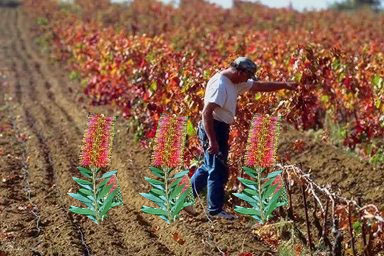
#> input picture sample/sample6.jpg, 384 x 256 px
$ python gradient.py
#> lines starting #> are read from the running program, lines starting #| are printed output that depends on the picture
import numpy as np
import matplotlib.pyplot as plt
from PIL import Image

def load_image(file_path):
    # Load an image from the file path
#> called with file_path = 'sample/sample6.jpg'
    image = Image.open(file_path)
#> image is the input picture: PIL image 384x256 RGB; mean R, G, B 133, 96.6, 72.6
    # Convert the image to grayscale and then to a numpy array
    image = image.convert('L')
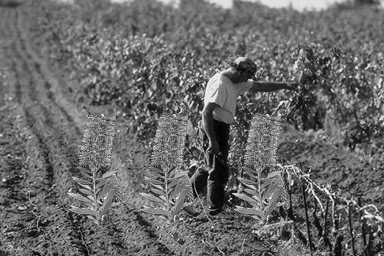
#> image: PIL image 384x256 L; min 1, max 251, mean 104.7
    image_array = np.array(image)
    return image_array

def compute_derivatives(image):
    # Calculate the derivative in the y-direction
    dy = np.diff(image, axis=0, prepend=image[:1,:])
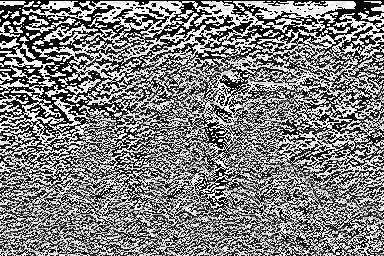
#> dy: shape (256, 384); min 0, max 255, mean 126.6

    # Calculate the derivative in the x-direction
    dx = np.diff(image, axis=1, prepend=image[:,:1])
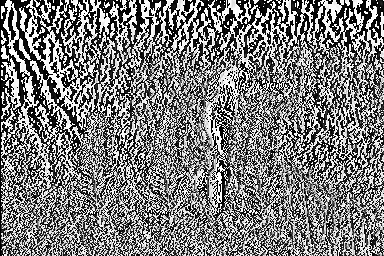
#> dx: shape (256, 384); min 0, max 255, mean 124.6

    return dy, dx

def compute_gradient_magnitude(dy, dx):
    # Compute the magnitude of the gradient
    gradient_magnitude = np.sqrt(dy**2 + dx**2)
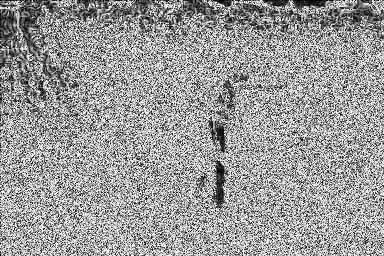
#> gradient_magnitude: shape (256, 384) float16; min 0, max 15.91, mean 9.65; drawn with min black and max white
    return gradient_magnitude

def compute_gradient_direction(dy, dx):
    # Compute the gradient direction using arctan2
    gradient_direction = np.arctan2(dy, dx)
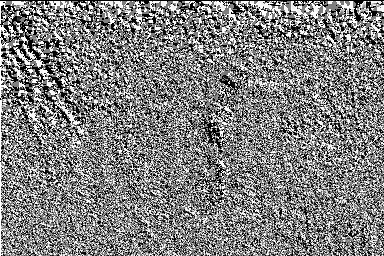
#> gradient_direction: shape (256, 384) float16; min 0, max 1.57, mean 0.789; drawn with min black and max white
    return gradient_direction

def plot_results(image, dy, dx, gradient_magnitude, gradient_direction):
    # Plotting the original and processed images
    fig, axes = plt.subplots(1, 5, figsize=(24, 6))
    axes[0].imshow(image, cmap='gray')
    axes[0].set_title('Original Image')
    axes[0].axis('off')

    axes[1].imshow(dy, cmap='gray')
    axes[1].set_title('Derivative in Y Direction')
    axes[1].axis('off')

    axes[2].imshow(dx, cmap='gray')
    axes[2].set_title('Derivative in X Direction')
    axes[2].axis('off')

    axes[3].imshow(gradient_magnitude, cmap='gray')
    axes[3].set_title('Gradient Magnitude')
    axes[3].axis('off')

    axes[4].imshow(gradient_direction, cmap='hsv')
    axes[4].set_title('Gradient Direction')
    axes[4].axis('off')

    plt.show()

def plot_histograms(gradient_magnitude, gradient_direction):
    # Convert the direction from radians to degrees for easier interpretation
    gradient_direction_degrees = np.degrees(gradient_direction)

    # Plot histograms
    fig, axes = plt.subplots(1, 2, figsize=(12, 6))

    # Histogram of gradient magnitude
    axes[0].hist(gradient_magnitude.ravel(), bins=50, color='blue', alpha=0.7)
    axes[0].set_title('Histogram of Gradient Magnitude')
    axes[0].set_xlabel('Gradient Magnitude')
    axes[0].set_ylabel('Frequency')

    # Histogram of gradient direction
    axes[1].hist(gradient_direction_degrees.ravel(), bins=50, color='green', alpha=0.7)
    axes[1].set_title('Histogram of Gradient Direction')
    axes[1].set_xlabel('Gradient Direction (degrees)')
    axes[1].set_ylabel('Frequency')

    plt.tight_layout()
    plt.show()
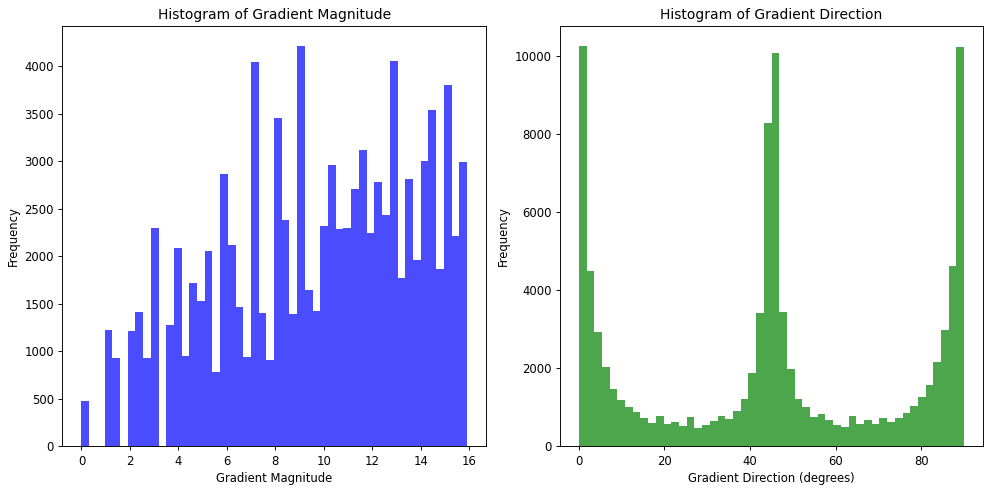
#> figure drawn by matplotlib, 2 panels; panel 1: tallest bar 4209 high, from x = 8.91 to 9.23; panel 2: tallest bar 10266 high, from x = 0 to 1.8

file_path = 'sample/sample6.jpg'  # Replace with the path to your image file
image = load_image(file_path)

# Compute derivatives
dy, dx = compute_derivatives(image)

# Compute gradient magnitude
gradient_magnitude = compute_gradient_magnitude(dy, dx)

# Compute gradient direction
gradient_direction = compute_gradient_direction(dy, dx)

# Plot the results
plot_results(image, dy, dx, gradient_magnitude, gradient_direction)

plot_histograms(gradient_magnitude, gradient_direction)

$ run again, with sample/sample1.jpg copied over sample/sample6.jpg
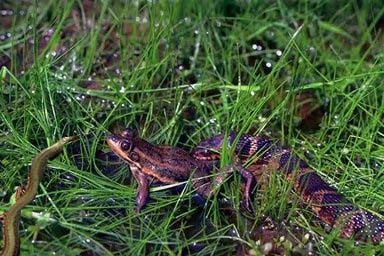
#> input picture sample/sample1.jpg, 384 x 256 px
#> in load_image, image is the input picture: PIL image 384x256 RGB; mean R, G, B 70.4, 88.2, 57.7
#> image: PIL image 384x256 L
#> in compute_gradient_direction, `gradient_direction = np.arctan2(dy, dx)`:
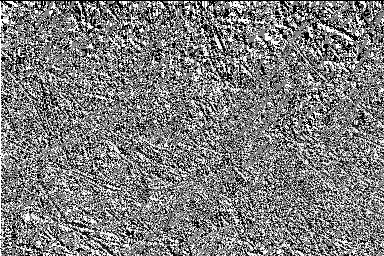
#> gradient_direction: shape (256, 384) float16; min 0, max 1.57, mean 0.776; drawn with min black and max white
#> in plot_histograms, `plt.show()`:
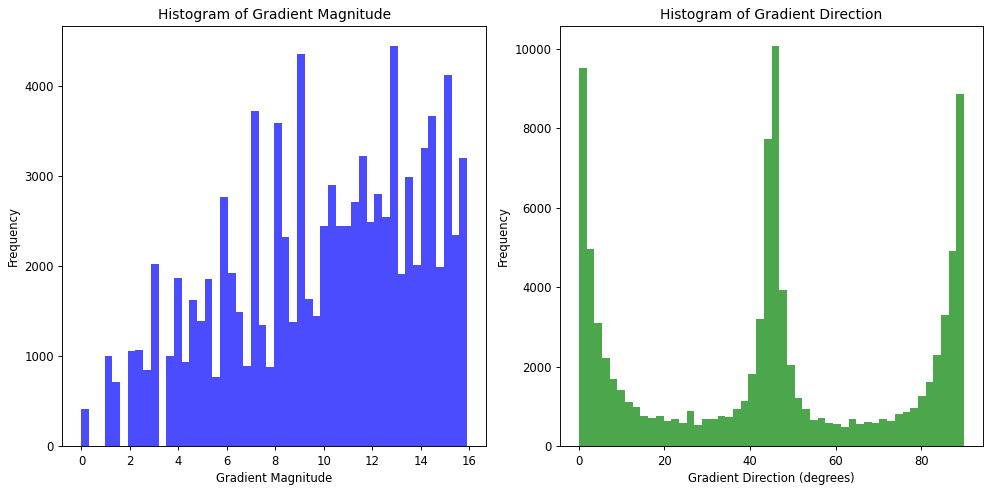
#> figure drawn by matplotlib, 2 panels; panel 1: tallest bar 4440 high, from x = 12.73 to 13.05; panel 2: tallest bar 10069 high, from x = 45 to 46.81

$ run again, with sample/sample10.jpg copied over sample/sample6.jpg
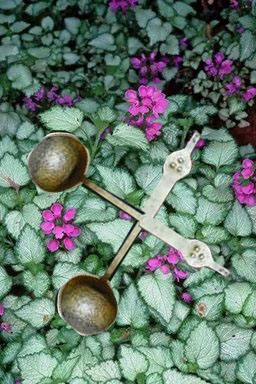
#> input picture sample/sample10.jpg, 256 x 384 px
#> in load_image, image is the input picture: PIL image 256x384 RGB; mean R, G, B 101.2, 121.1, 109.3
#> image: PIL image 256x384 L
#> in compute_gradient_direction, `gradient_direction = np.arctan2(dy, dx)`:
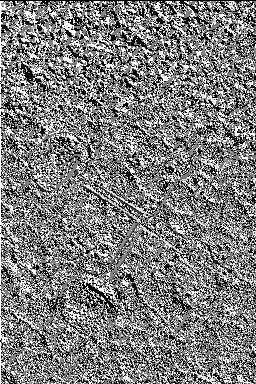
#> gradient_direction: shape (384, 256) float16; min 0, max 1.57, mean 0.778; drawn with min black and max white
#> in plot_histograms, `plt.show()`:
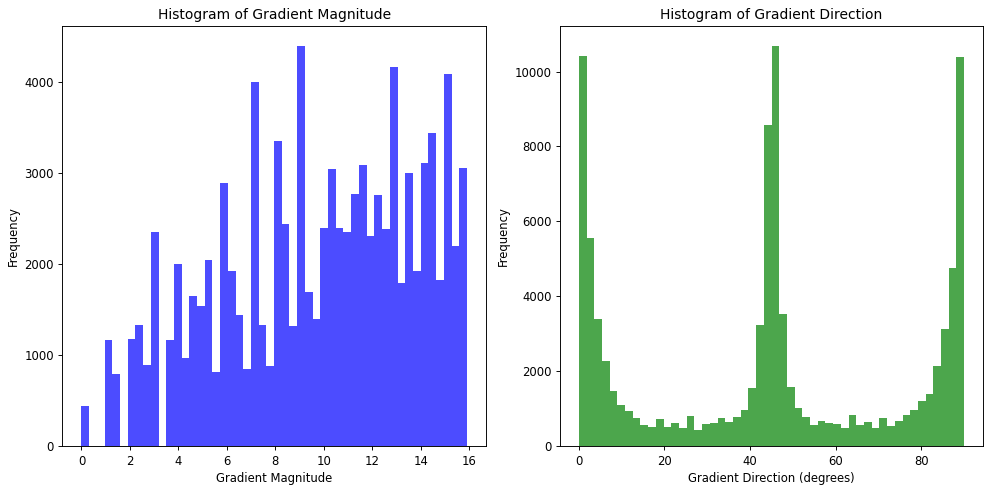
#> figure drawn by matplotlib, 2 panels; panel 1: tallest bar 4390 high, from x = 8.91 to 9.23; panel 2: tallest bar 10677 high, from x = 45 to 46.81

$ run again, with sample/sample11.jpg copied over sample/sample6.jpg
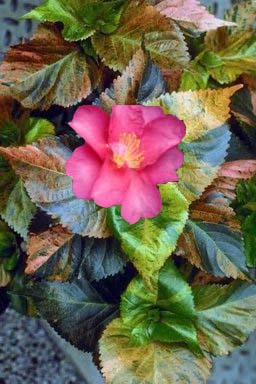
#> input picture sample/sample11.jpg, 256 x 384 px
#> in load_image, image is the input picture: PIL image 256x384 RGB; mean R, G, B 110.3, 100, 80.5
#> image: PIL image 256x384 L
#> in compute_gradient_direction, `gradient_direction = np.arctan2(dy, dx)`:
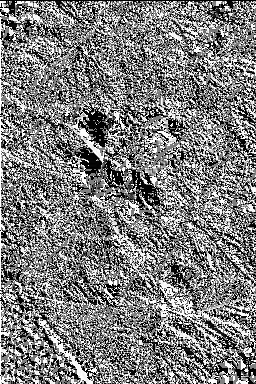
#> gradient_direction: shape (384, 256) float16; min 0, max 1.57, mean 0.778; drawn with min black and max white
#> in plot_histograms, `plt.show()`:
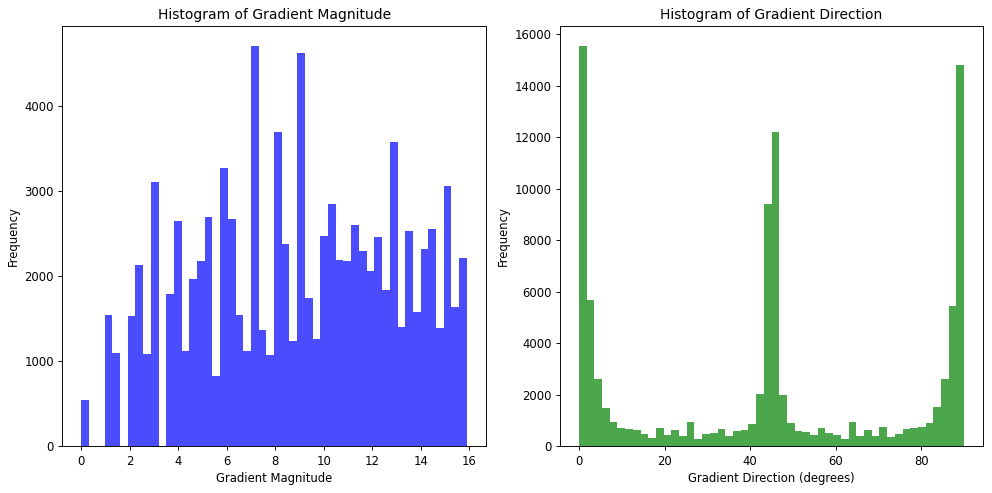
#> figure drawn by matplotlib, 2 panels; panel 1: tallest bar 4708 high, from x = 7 to 7.32; panel 2: tallest bar 15539 high, from x = 0 to 1.8
